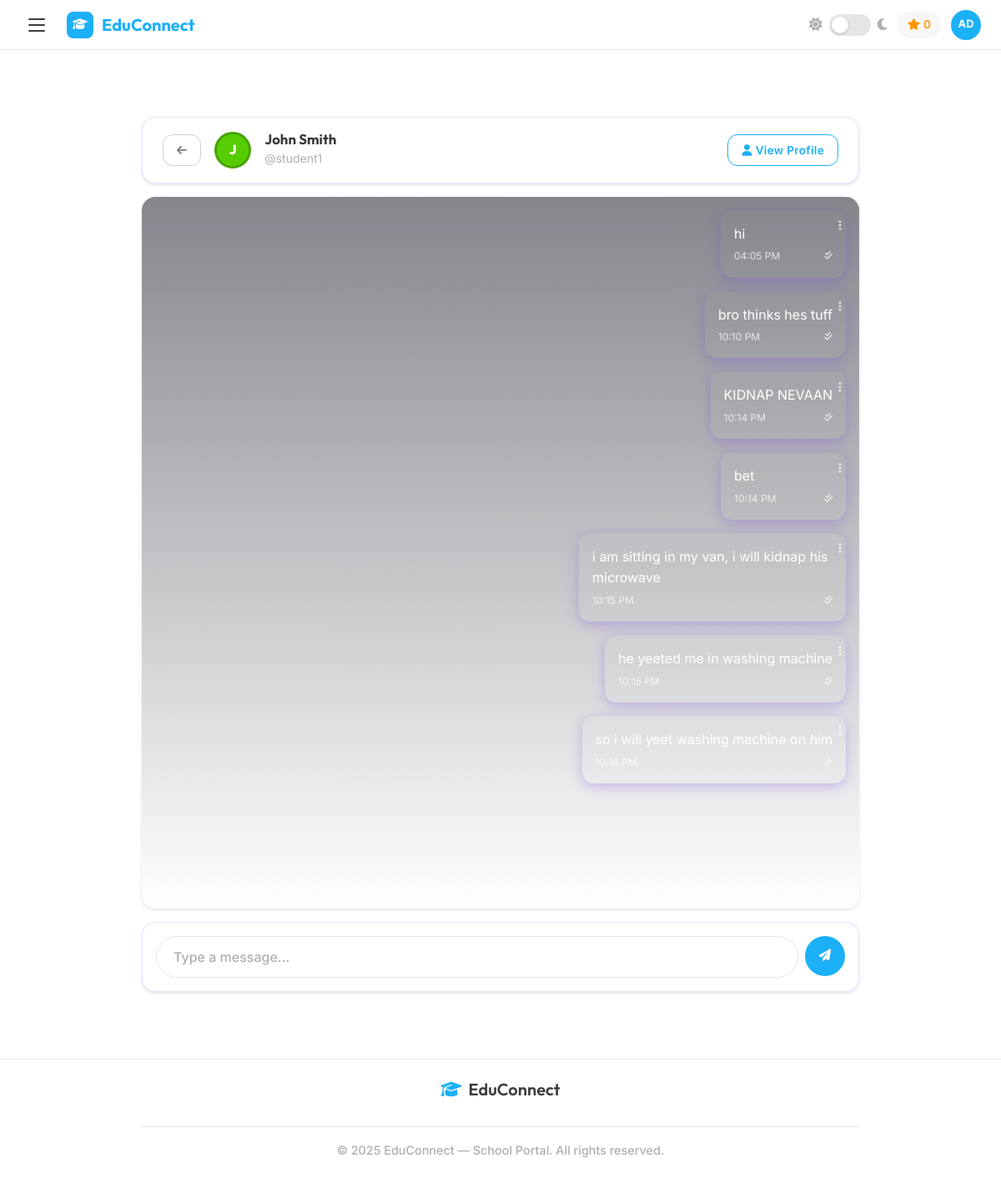
The app's page /message/student1 (signed in) with its own data.
### models.py (models this page shows, shortened)
class User(db.Model):
    id = db.Column(db.Integer, primary_key=True)
    username = db.Column(db.String(64), unique=True, nullable=False)
    email = db.Column(db.String(120), unique=True, nullable=False)
    password_hash = db.Column(db.String(256), nullable=False)
    full_name = db.Column(db.String(100), nullable=False)
    bio = db.Column(db.Text, default='')
    is_admin = db.Column(db.Boolean, default=False, nullable=False)
    is_teacher = db.Column(db.Boolean, default=False, nullable=False)
    is_prefect = db.Column(db.Boolean, default=False, nullable=False)
    is_parent = db.Column(db.Boolean, default=False, nullable=False)  # New field for parents
    house = db.Column(db.String(20), nullable=True)  # St. Patrick, St. Raphael, St. Nicolas, St. Michael
    grade_level = db.Column(db.String(20))
    section = db.Column(db.String(1), nullable=True)  # A-I sections for both students and teachers
    subject_taught = db.Column(db.String(50), nullable=True)  # For teachers
    class_teacher_grade = db.Column(db.String(20), nullable=True)  # Grade this teacher is class teacher of
    class_teacher_section = db.Column(db.String(1), nullable=True)  # Section this teacher is class teacher of
    points = db.Column(db.Integer, default=0, nullable=False)  # Student points system - default 12
    is_limited = db.Column(db.Boolean, default=False, nullable=False)  # Limitation status
    limit_reason = db.Column(db.Text)  # Reason for limitation
    limit_start_date = db.Column(db.DateTime)  # When limitation started
    limit_end_date = db.Column(db.DateTime)  # When limitation expires (None for permanent)
    limited_by_id = db.Column(db.Integer, db.ForeignKey('user.id'))  # Admin who applied limitation
    date_created = db.Column(db.DateTime, default=get_ist_now)
    posts = db.relationship('Post', backref='author', lazy='select', cascade='all, delete-orphan')
    comments = db.relationship('Comment', backref='author', lazy='select', cascade='all, delete-orphan')
    likes = db.relationship('Like', backref='user', lazy='select', cascade='all, delete-orphan')
    sent_messages = db.relationship('DirectMessage', foreign_keys='DirectMessage.sender_id', backref='sender', lazy='select', cascade='all, delete-orphan')
    received_messages = db.relationship('DirectMessage', foreign_keys='DirectMessage.receiver_id', backref='receiver', lazy='select', cascade='all, delete-orphan')
    created_groups = db.relationship('Group', foreign_keys='Group.admin_id', backref='admin', lazy='select')
    group_memberships = db.relationship('GroupMembership', backref='user', lazy='select', cascade='all, delete-orphan')
    children_relations = db.relationship('ParentChild', foreign_keys='ParentChild.parent_id', backref='parent', lazy='select', cascade='all, delete-orphan')
    parent_relations = db.relationship('ParentChild', foreign_keys='ParentChild.child_id', backref='child', lazy='select', cascade='all, delete-orphan')
    limited_by = db.relationship('User', foreign_keys=[limited_by_id], remote_side=[id], backref='users_limited')
    def is_limited_currently(self):
        if not self.is_limited:
            return False

class DirectMessage(db.Model):
    id = db.Column(db.Integer, primary_key=True)
    sender_id = db.Column(db.Integer, db.ForeignKey('user.id'), nullable=False)
    receiver_id = db.Column(db.Integer, db.ForeignKey('user.id'), nullable=False)
    content = db.Column(db.Text, nullable=False)
    date_sent = db.Column(db.DateTime, default=get_ist_now)
    is_read = db.Column(db.Boolean, default=False, nullable=False)
    is_edited = db.Column(db.Boolean, default=False, nullable=False)
    date_edited = db.Column(db.DateTime)

### routes.py (the view)
@app.route('/message/<username>')
def view_conversation(username):
    if 'user_id' not in session:
        flash('Please log in to view conversations.', 'error')
        return redirect(url_for('login'))
    current_user_id = session['user_id']
    other_user = User.query.filter_by(username=username).first_or_404()
    current_user = User.query.get(current_user_id)
    if current_user.is_parent:
        flash('Parents cannot access messaging conversations.', 'warning')
        return redirect(url_for('parent_dashboard'))
    messages = DirectMessage.query.filter(
        or_(
            and_(DirectMessage.sender_id == current_user_id, DirectMessage.receiver_id == other_user.id),
            and_(DirectMessage.sender_id == other_user.id, DirectMessage.receiver_id == current_user_id)
        )
    ).order_by(DirectMessage.date_sent.asc()).all()
    unread_messages = DirectMessage.query.filter_by(
        sender_id=other_user.id,
        receiver_id=current_user_id,
        is_read=False
    ).all()
    for msg in unread_messages:
        msg.is_read = True
    db.session.commit()
    return render_template('conversation.html', other_user=other_user, messages=messages, current_user=current_user)

### routes.py (called while the page is built)
@app.context_processor
def utility_processor():
    def get_user_by_id(user_id):
        if user_id:
            return User.query.get(user_id)
        return None
    def is_logged_in():
        return 'user_id' in session
    def can_access_social_features():
        if 'user_id' not in session:
            return False
        user = User.query.get(session['user_id'])
        return user and not user.is_limited_currently()
    return dict(get_user_by_id=get_user_by_id, is_logged_in=is_logged_in, can_access_social_features=can_access_social_features, datetime=get_ist_now, get_ist_now=get_ist_now)

### templates/conversation.html (shortened to what this page needs)
{% extends "base.html" %}
{% block content %}
<div class="row h-100">
    <div class="col-12">
        <div class="card mb-3" style="border: 1px solid rgba(124, 58, 237, 0.15) !important;">
            <div class="card-body py-3">
                <div class="d-flex align-items-center justify-content-between">
                    <div class="d-flex align-items-center">
                        <a href="{{ url_for('messages') }}" class="btn btn-sm btn-outline-secondary me-3">
                            <i class="fas fa-arrow-left"></i>
                        </a>
                        <div class="avatar-circle me-3">
                            {{ other_user.full_name[0].upper() }}
                        </div>
                        <div>
                            <h5 class="mb-0 fw-bold" style="font-size: 1.05rem;">
                                {{ other_user.full_name }}
                            </h5>
                            <small class="text-muted">@{{ other_user.username }}</small>
                        </div>
                    </div>
                    <a href="{{ url_for('view_user_profile', username=other_user.username) }}"
                       class="btn btn-sm btn-outline-primary">
                        <i class="fas fa-user me-1"></i>View Profile
                    </a>
                </div>
            </div>
        </div>
        <div class="card mb-3" style="height: 65vh; min-height: 450px; border: 1px solid var(--glass-border) !important;">
            <div class="card-body overflow-auto p-3" id="messagesContainer" style="scroll-behavior: smooth; background: linear-gradient(180deg, rgba(10,14,26,0.5) 0%, transparent 100%);">
                {% if messages %}
                    {% for message in messages %}
                        {% if message.sender_id == session.user_id %}
                            <div class="d-flex justify-content-end mb-3 message-item" style="animation: fadeInUp 0.3s ease;">
                                <div class="position-relative">
                                    <div class="p-3 rounded-3" style="max-width: 320px; min-width: 150px; background: var(--gradient-accent); color: white; box-shadow: 0 4px 15px rgba(124, 58, 237, 0.3);">
                                        <div class="dropdown position-absolute" style="top: 5px; right: 5px;">
                                            <button class="btn btn-sm btn-link text-white p-0" type="button" data-bs-toggle="dropdown" style="opacity: 0.7;">
                                                <i class="fas fa-ellipsis-v"></i>
                                            </button>
                                        </div>
                                        <p class="mb-1" id="message-content-{{ message.id }}">{{ message.content }}</p>
                                        <div class="d-flex justify-content-between align-items-center">
                                            <small class="opacity-75" style="font-size: 0.75rem;">
                                                {{ message.date_sent.strftime('%I:%M %p') }}
                                            </small>
                                            <i class="fas fa-check-double opacity-75" style="font-size: 0.7em;"></i>
                                        </div>
                                    </div>
                                </div>
                            </div>
                        {% endif %}
                    {% endfor %}
                {% else %}
                    <div class="text-center py-5">
                        <i class="fas fa-comment-dots fa-3x mb-3" style="color: var(--text-muted);"></i>
                        <h5 style="color: var(--text-secondary);">Start the conversation!</h5>
                        <p class="text-muted">Send a message to {{ other_user.full_name }} below.</p>
                    </div>
                {% endif %}
            </div>
        </div>
        <div class="card" style="border: 1px solid rgba(124, 58, 237, 0.15) !important;">
            <div class="card-body p-3">
                <form method="POST" action="{{ url_for('send_message', username=other_user.username) }}" id="messageForm">
                    <div class="input-group">
                        <input type="text" class="form-control rounded-pill" name="content" id="messageInput"
                               placeholder="Type a message..." required autofocus
                               style="padding: 12px 20px; border: 1px solid var(--border-color);">
                        <button type="submit" class="btn btn-primary rounded-circle ms-2 no-loading" style="width: 48px; height: 48px; display: flex; align-items: center; justify-content: center;">
                            <i class="fas fa-paper-plane"></i>
                        </button>
                    </div>
                </form>
            </div>
        </div>
    </div>
</div>
{% endblock %}

### templates/base.html (shortened to what this page needs)
<!DOCTYPE html>
<html lang="en">
<head>
    <link href="https://cdn.jsdelivr.net/npm/bootstrap@5.3.0/dist/css/bootstrap.min.css" rel="stylesheet">
    <link rel="stylesheet" href="https://cdnjs.cloudflare.com/ajax/libs/font-awesome/6.5.0/css/all.min.css">
</head>
<body>
    {% if session.user_id %}
    <div class="topbar">
        <div class="topbar-left">
            <button class="hamburger-btn" onclick="toggleSidebar()">
                <span></span>
                <span></span>
                <span></span>
            </button>
            <a href="{{ url_for('index') }}" class="topbar-brand">
                <div class="brand-icon"><i class="fas fa-graduation-cap"></i></div>
                <span>EduConnect</span>
            </a>
        </div>
        <div class="topbar-right">
            <div class="theme-toggle" onclick="toggleTheme()" style="cursor: pointer;">
                <span class="theme-icon"><i class="fas fa-sun"></i></span>
                <div class="theme-switch"></div>
                <span class="theme-icon"><i class="fas fa-moon"></i></span>
            </div>
            {% if not session.is_parent %}
            <div style="display: flex; align-items: center; gap: 4px; padding: 6px 12px; background: var(--bg-secondary); border-radius: var(--radius-full); font-weight: 600; font-size: 0.85rem; color: var(--orange);">
                <i class="fas fa-star"></i>
                {{ get_user_by_id(session.user_id).points if get_user_by_id(session.user_id) else 12 }}
            </div>
            {% endif %}
            <div class="topbar-avatar" onclick="toggleSidebar()">
                {{ session.username[:2].upper() if session.username else 'U' }}
            </div>
        </div>
    </div>
    <div class="main-wrapper">
    {% endif %}
    <main class="container main-container my-5">
        {% block content %}{% endblock %}
    </main>
    <footer class="footer">
        <div class="container main-container">
            <div class="footer-content">
                <div class="footer-section">
                    <h5 class="text-center">
                        <i class="fas fa-graduation-cap me-2" style="color: var(--blue);"></i>EduConnect
                    </h5>
                </div>
            </div>
            <div class="footer-bottom">
                <p>&copy; 2025 EduConnect — School Portal. All rights reserved.</p>
            </div>
        </div>
    </footer>
    </div>
</body>
</html>

### records on screen
User: points "0"
User: full_name "J", full_name "John Smith", username "student1"
DirectMessage: content "hi", date_sent "04:05 PM"
DirectMessage: content "bro thinks hes tuff", date_sent "10:10 PM"
DirectMessage: content "KIDNAP NEVAAN", date_sent "10:14 PM"
DirectMessage: content "bet", date_sent "10:14 PM"
DirectMessage: content "i am sitting in my van, i will kidnap his microwave", date_sent "10:15 PM"
DirectMessage: content "he yeeted me in washing machine", date_sent "10:15 PM"
DirectMessage: content "so i will yeet washing machine on him"

### other values on screen
{{ session.username[:2].upper() if session.username else 'U' }} "AD"
